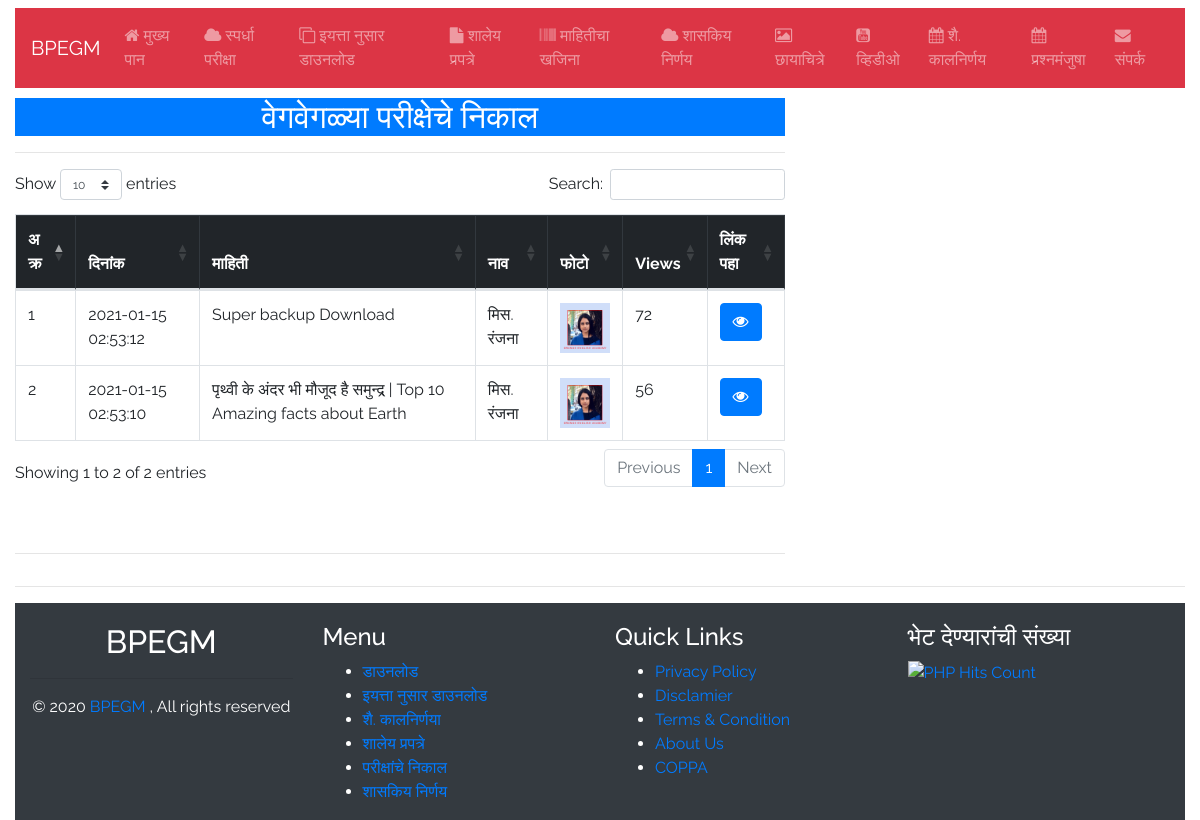
The page /result.php on the database its author committed.
### tables this page shows
CREATE TABLE `result` (
  `id` int(11) NOT NULL,
  `date` timestamp NOT NULL DEFAULT CURRENT_TIMESTAMP ON UPDATE CURRENT_TIMESTAMP,
  `subject` varchar(255) NOT NULL,
  `link` varchar(255) NOT NULL,
  `uploaderId` int(10) NOT NULL,
  `views` int(11) NOT NULL
);

CREATE TABLE `uploaderby` (
  `id` int(11) NOT NULL,
  `name` varchar(250) NOT NULL,
  `schoolName` varchar(250) NOT NULL,
  `mobile` varchar(250) NOT NULL,
  `info` text NOT NULL,
  `image` varchar(250) NOT NULL,
  `password` varchar(255) NOT NULL
);

### result.php (the view, shortened to what this page needs)
<?php
require_once('inc/db.php');
include('inc/top.php');
?>
    <div class="container-fluid">
        <div class="row">
            <div class="col-lg-12">
                <?php include('inc/navbar.php');?>
            </div>
        </div>
        <div class="row" style="margin-top:10px;">
            <div class="col-md-8">
                <h2 class="text-center bg-primary text-white">वेगवेगळ्या  परीक्षेचे  निकाल   </h2>
                <hr>
                <div class="table-responsive">
                    <table class="table table-bordered " id="table2excel">
                        <thead class="table-dark">
                            <tr>
                                <th scope="col">अ क्र</th>
                                <th scope="col">दिनांक</th>
                                <th scope="col"> माहिती </th>
                                <th scope="col">नाव </th>
                                <th scope="col">फोटो </th>
                                <th scope="col">Views</th>
                                <th scope="col">लिंक पहा </th>
                            </tr>
                        </thead>
                        <tbody>
                            <?php
                           $download = "SELECT * FROM result ORDER BY id DESC ";
                            $run_download = mysqli_query($con, $download);
                            $ia=0;
                            while($row_download = mysqli_fetch_array($run_download)){
                                $download_id = $row_download['id'];
                                $download_date = $row_download['date'];
                                $download_subject = $row_download['subject'];
                                $uploaderId = $row_download['uploaderId'];
                                $views = $row_download['views'];
                                $uploadera = "SELECT * FROM uploaderby WHERE id = $uploaderId";
                                $run_downloada = mysqli_query($con, $uploadera);
                                $row_uploadera = mysqli_fetch_array($run_downloada);
                                $uploader_name = $row_uploadera['name'];
                                $image = $row_uploadera['image'];
                                $ia=$ia+1;
                                ?>
                                <tr class="">
                                    <td>
                                        <?php echo $ia;?>
                                    </td>
                                    <td>
                                        <?php echo $download_date;?>
                                    </td>
                                    <td>
                                        <?php echo $download_subject;?>
                                    </td>
                                    <td>
                                        <?php echo $uploader_name;?>
                                    </td>
                                    <td> <img src="images/<?php echo $image;?>" class="img-fulid" width="50" /> </td>
                                    <td>
                                        <?php echo $views;?>
                                    </td>
                                    <td><a href="devexpress-angular.php?id=<?php echo $download_id;?>" class="btn btn-primary" target="_blank"><i class="fa fa-eye" aria-hidden="true"></i></a></td>
                                </tr>
                                <?php } ?>
                        </tbody>
                    </table>
                </div>
                <br>
                <br>
                <hr> </div>
            <div class="col-md-4"> </div>
        </div>
        <hr>
        <div class="container-fluid">
            <div class="row bg-dark" style="padding-top:20px;">
                <?php include('inc/footer.php') ?>
            </div>
        </div>
    </div>
    </body>
    </html>

### inc/top.php (style rules this page uses)
body { font-family: 'Raleway'; }

### rows shown on the page
result: date "2021-01-15 02:53:12", subject "Super backup Download", uploaderby.name "मिस. रंजना", uploaderby.image (picture), views "72"
result: date "2021-01-15 02:53:10", subject "पृथ्वी के अंदर भी मौजूद है समुन्द्र | Top 10 Amazing facts about Earth", uploaderby.name "मिस. रंजना", uploaderby.image (picture), views "56"
